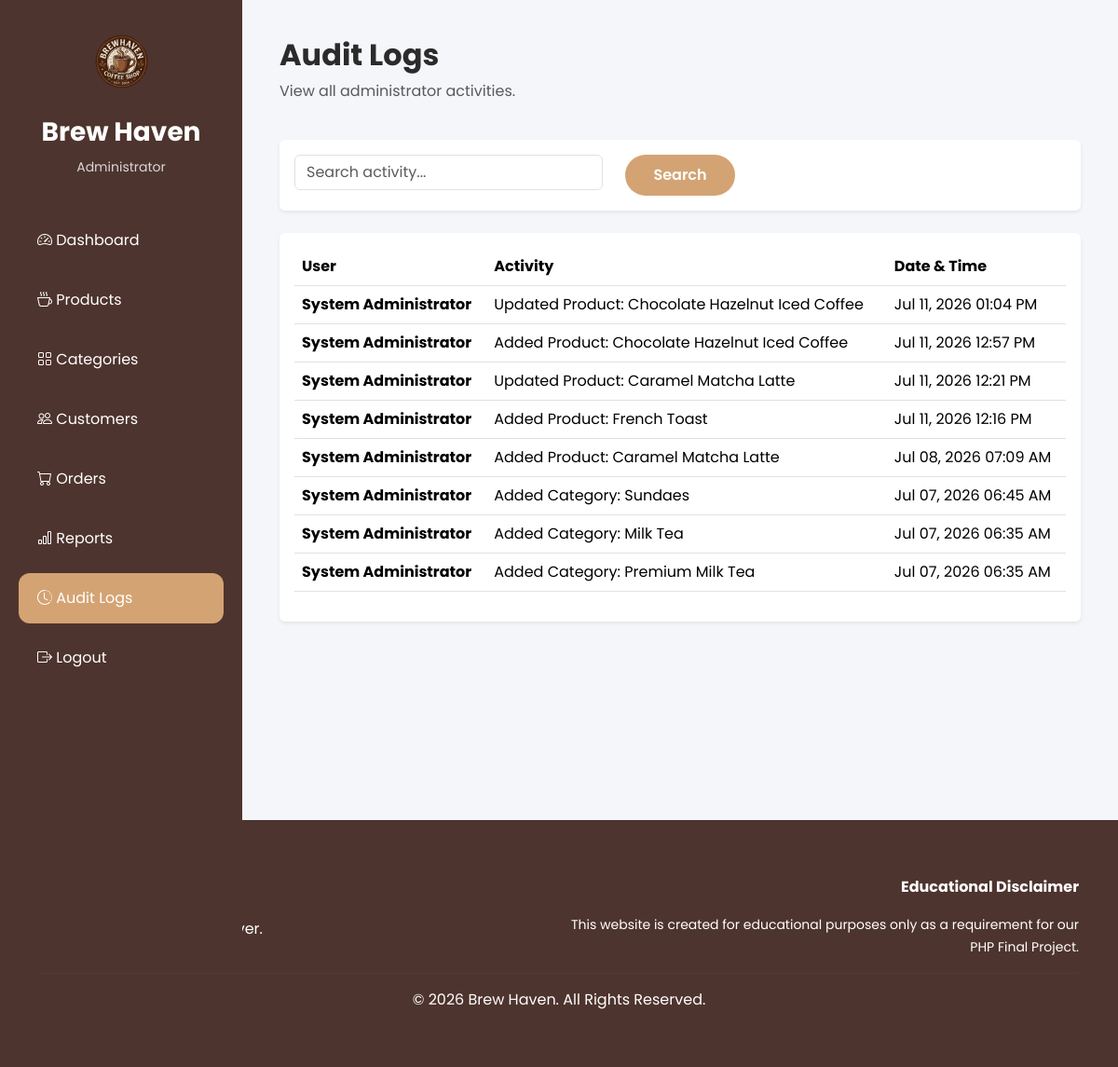
/seller/audit_logs.php (signed in), run on the app's committed database.
### tables this page shows
CREATE TABLE `audit_logs` (
  `id` int(11) NOT NULL,
  `user_id` int(11) NOT NULL,
  `activity` text NOT NULL,
  `log_time` timestamp NOT NULL DEFAULT current_timestamp()
);

CREATE TABLE `users` (
  `id` int(11) NOT NULL,
  `fullname` varchar(100) NOT NULL,
  `email` varchar(100) NOT NULL,
  `password` varchar(255) NOT NULL,
  `address` text NOT NULL,
  `contact` varchar(20) NOT NULL,
  `role` enum('admin','seller','buyer') DEFAULT 'buyer',
  `status` enum('Active','Inactive') DEFAULT 'Active',
  `created_at` timestamp NOT NULL DEFAULT current_timestamp()
);

### seller/audit_logs.php (the view, shortened to what this page needs)
<?php
include("../config/database.php");
$search = "";
$query = mysqli_query(
    $conn,
    "SELECT
        audit_logs.*,
        users.fullname
     FROM audit_logs
     INNER JOIN users
     ON audit_logs.user_id = users.id
     WHERE
        users.fullname LIKE '%$search%'
        OR
        audit_logs.activity LIKE '%$search%'
     ORDER BY audit_logs.log_time DESC"
);
include("../includes/header.php");
?>
<div class="admin-wrapper">
<?php
include(__DIR__ . "/includes/sidebar.php");
?>
<main class="content">
<div class="page-header d-flex justify-content-between align-items-center mb-4">
    <div>
        <h2 class="fw-bold">
            Audit Logs
        </h2>
        <p class="text-muted">
            View all administrator activities.
        </p>
    </div>
</div>
<div class="card shadow-sm border-0 mb-4">
<div class="card-body">
<form method="GET">
<div class="row">
<div class="col-lg-5">
<input
type="text"
name="search"
value="<?php echo htmlspecialchars($search); ?>"
class="form-control"
placeholder="Search activity...">
</div>
<div class="col-lg-2">
<button
class="btn btn-warning w-100">
Search
</button>
</div>
</div>
</form>
</div>
</div>
<div class="card shadow-sm border-0">
<div class="card-body table-responsive">
<table class="table table-hover align-middle">
<thead>
<tr>
<th>User</th>
<th>Activity</th>
<th>Date & Time</th>
</tr>
</thead>
<tbody>
<?php if(mysqli_num_rows($query) > 0){ ?>
    <?php while($row = mysqli_fetch_assoc($query)){ ?>
    <tr>
        <td>
            <strong>
                <?php echo htmlspecialchars($row['fullname']); ?>
            </strong>
        </td>
        <td>
            <?php echo htmlspecialchars($row['activity']); ?>
        </td>
        <td>
            <?php echo date("M d, Y h:i A", strtotime($row['log_time'])); ?>
        </td>
    </tr>
    <?php } ?>
<?php } ?>
</tbody>
</table>
</div>
</div>
</main>
</div>
<?php include("../includes/footer.php"); ?>

### assets/css/style.css (style rules this page uses)
:root { --primary:#4E342E; --secondary:#6D4C41; --accent:#D4A373; --light:#FFF8F1; --bg:#F8F5F2; --text:#2B2B2B; }
* { margin:0; padding:0; box-sizing:border-box; font-family:'Poppins',sans-serif; }
html { scroll-behavior:smooth; }
body { background:var(--bg); color:var(--text); }
.btn-warning { background:#D4A373; border:none; color:white; border-radius:30px; padding:10px 24px; font-weight:600; }

### assets/css/admin.css (style rules this page uses)
body { background: #f5f6fa; }
.admin-wrapper { display: flex; min-height: 100vh; }
.content { margin-left: 260px; width: 100%; padding: 40px; }
.page-header { margin-bottom: 40px; }

### data on the page
audit_logs: user.fullname "System Administrator", activity "Updated Product: Chocolate Hazelnut Iced Coffee", log_time "Jul 11, 2026 01:04 PM"
audit_logs: user.fullname "System Administrator", activity "Added Product: Chocolate Hazelnut Iced Coffee", log_time "Jul 11, 2026 12:57 PM"
audit_logs: user.fullname "System Administrator", activity "Updated Product: Caramel Matcha Latte", log_time "Jul 11, 2026 12:21 PM"
audit_logs: user.fullname "System Administrator", activity "Added Product: French Toast", log_time "Jul 11, 2026 12:16 PM"
audit_logs: user.fullname "System Administrator", activity "Added Product: Caramel Matcha Latte", log_time "Jul 08, 2026 07:09 AM"
audit_logs: user.fullname "System Administrator", activity "Added Category: Sundaes", log_time "Jul 07, 2026 06:45 AM"
audit_logs: user.fullname "System Administrator", activity "Added Category: Milk Tea", log_time "Jul 07, 2026 06:35 AM"
audit_logs: user.fullname "System Administrator", activity "Added Category: Premium Milk Tea", log_time "Jul 07, 2026 06:35 AM"
